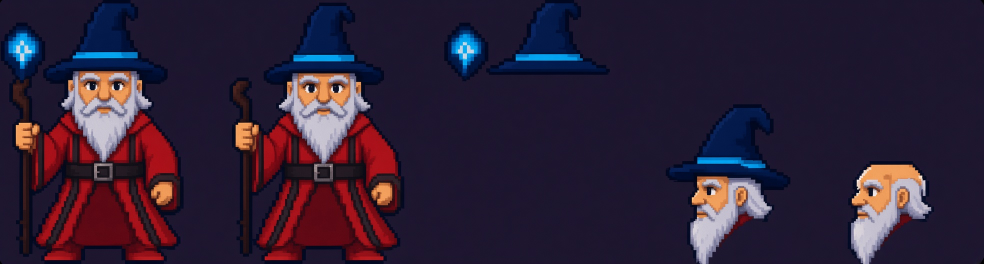
#> input picture build/wizard/assets/style/wizard_style_sheet.png, 1968 x 528 px (shown at 1/2 size)
$ python restyle.py
#> lines starting #> are read from the running program, lines starting #| are printed output that depends on the picture; after the words box and inside, x2 and y2 are one past the last pixel; in counts of white or black regions, pixels touching at a corner belong together
"""Moves every wizard sprite to the owner's new style sheet (assets/style/wizard_style_sheet.png, 2026-10-28):
  - the red front figure becomes the after-burn front sprite (px_suit_R), and, recoloured blue, the robed
    front sprite (px_R), so the robe burn reveals exactly the same silhouette;
  - the new front head (hat, face with eye whites and brows, moustache, beard) replaces the head on every
    front-facing pose; the side-view head replaces it on the side poses;
  - the side-view heads (with hat / bald) become the fight rig's heads (martial.py).
Everything is scaled to the sprites' current size and snapped to one palette taken from the sheet.
The old sprites are kept in px_old/.      python3 restyle.py  [preview.png]"""
import os, sys, shutil
import numpy as np
from PIL import Image
from scipy import ndimage as nd
HERE = os.path.dirname(os.path.abspath(__file__))
SHEET = os.path.join(HERE, 'assets', 'style', 'wizard_style_sheet.png')
OUTL = (10, 14, 42)

# ------------------------------------------------------------------ cut the sheet
def cut_sheet():
    a = np.array(Image.open(SHEET).convert('RGB')).astype(int)
    bgc = np.median(a[40:60, 900:1300].reshape(-1, 3), 0)                  # the dark purple ground
#> bgc = [27, 22, 45]
    fg = np.abs(a - bgc).sum(2) > 46
#> fg: shape (528, 1968) bool; 26% white; 646 white regions (559 under 20 px), largest, box (x1, y1, x2, y2) and area: (25, 134, 367, 528) 80833, (511, 140, 802, 528) 73001, (1697, 323, 1864, 528) 20823
    fg[:4] = fg[-4:] = False; fg[:, :4] = fg[:, -4:] = False                 # the sheet's own border
#> after `fg[:4] = fg[-4:] = False`:
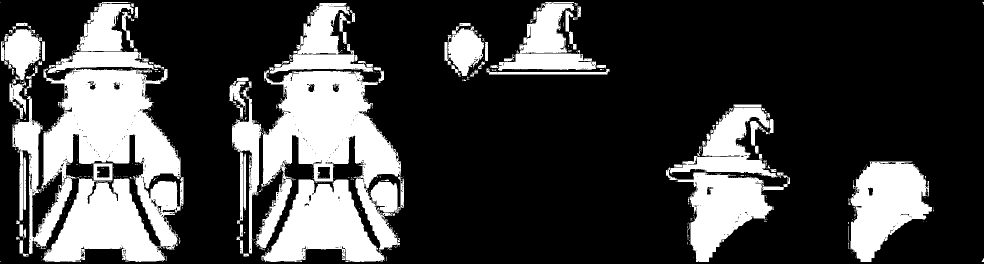
#> fg: shape (528, 1968) bool (shown at 1/2 size); 25.9% white; 640 white regions (554 under 20 px), largest, box (x1, y1, x2, y2) and area: (25, 134, 367, 524) 80410, (511, 140, 802, 524) 72509, (1697, 323, 1864, 524) 20750
    fg = nd.binary_opening(fg, iterations=1)
#> fg: shape (528, 1968) bool; 25.1% white; 241 white regions (104 under 20 px), largest, box (x1, y1, x2, y2) and area: (84, 138, 361, 499) 45107, (526, 141, 802, 499) 42574, (86, 327, 330, 524) 23745
    lab, n = nd.label(nd.binary_dilation(fg, iterations=5))
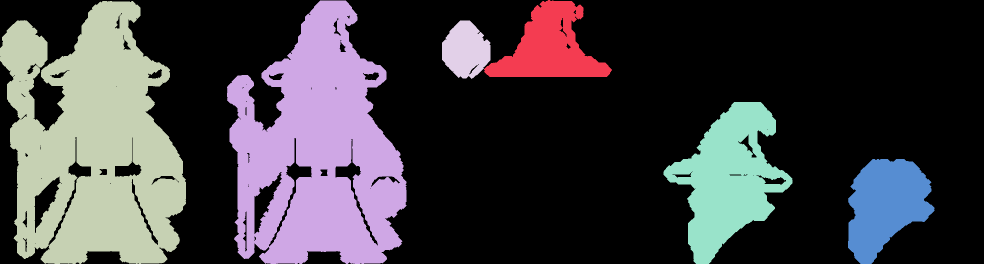
#> lab: shape (528, 1968) int32 (shown at 1/2 size); 7 distinct labels, from 0 to 6; one colour per label, 0 black
#> n = 6
    objs = []
    for i, sl in enumerate(nd.find_objects(lab), 1):
        m = nd.binary_fill_holes((lab[sl] == i) & fg[sl])                    # dark straps match the ground: keep them
        if m.sum() < 1500: continue
        rgba = np.zeros(m.shape + (4,), np.uint8); rgba[..., :3] = a[sl]; rgba[..., 3] = m * 255
        objs.append((sl[1].start, Image.fromarray(rgba)))
#> this loop made 6 passes
#> pass 1, in cut_sheet, `m = nd.binary_fill_holes((lab[sl] == i) & fg[sl])`:
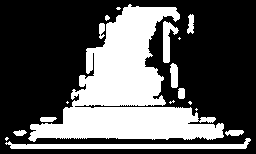
#> m: shape (154, 256) bool; 34.8% white; 18 white regions (7 under 20 px), largest, box (x1, y1, x2, y2) and area: (28, 4, 224, 142) 11448, (5, 138, 251, 149) 1226, (163, 21, 179, 63) 333
#> after the loop:
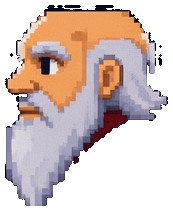
#> rgba: shape (210, 173, 4); mean R, G, B, A 114.3, 94, 99.3, 145; transparent parts drawn white
#> after the loop, objs = 6 items
    objs.sort(key=lambda o: o[0])
    return [o for _, o in objs]

# [99 lines left out: functions down, kmeans, snap, outline, clean, masks and 2 more, not called in this run]

def face_box(a):
    skin = masks(a)[0]; ys, xs = np.nonzero(skin)
    return (xs.min(), ys.min(), xs.max(), ys.max()) if len(xs) else None

# [43 lines left out: function transplant, not called in this run]

FRONT = 'RBHEDGI'          # faces the viewer (I: three-quarter, gets the front head)
SIDE = 'CF'                 # side view, facing right

def build(preview=None):
    objs = cut_sheet()
#> objs = 6 items
    red_front, red_hook, orb, hat, side_hat, side_bald = objs[:6]
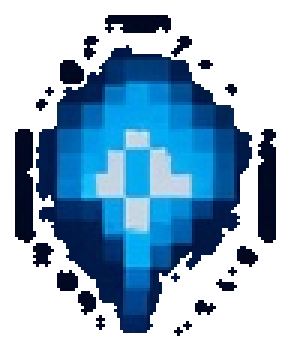
#> orb: PIL image 97x117 RGBA (shown 3 times larger); mean R, G, B, A 19.5, 50.3, 89.3, 118.1; transparent parts drawn white
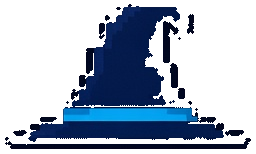
#> hat: PIL image 256x154 RGBA; mean R, G, B, A 16.2, 26.5, 60.1, 88.8; transparent parts drawn white
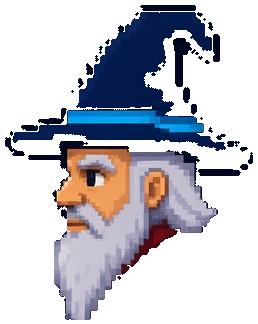
#> side_hat: PIL image 258x324 RGBA; mean R, G, B, A 50.7, 48.9, 73.3, 96.1; transparent parts drawn white
#> (the run stopped early here; a loop or call above may not have finished)
